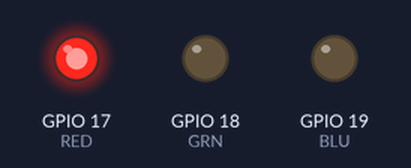
Recording of a sketch running on a simulated ESP32. On the bench: output pins drawn as LEDs (lit = HIGH).

Above: at 0.7 s.
At 2.2 s:
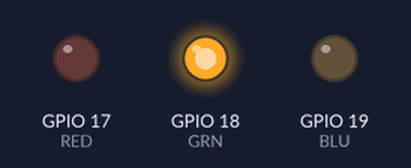
At 3.7 s:
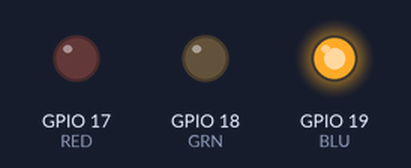
Timing chart, 0 to 5.9 s (numbered marks = the images above):
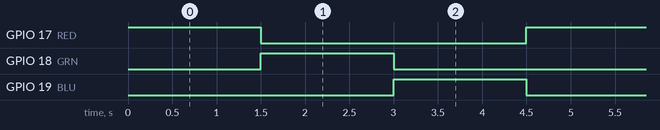

The sketch:

3.LED_Multiple_timerInterrupt.ino
```cpp
#define RED 17
#define GRN 18
#define BLU 19
#define PERIOD 15 // x100 millseconds

// ONTIME = PERIOD - OFFTIME
uint8_t count=0;
hw_timer_t *My_timer = NULL;
void IRAM_ATTR onTimer(){
  count++;
  if (count == PERIOD) {
    digitalWrite(RED, !digitalRead(RED));
    digitalWrite(GRN, !digitalRead(GRN));
    }
  if(count == PERIOD*2){
    digitalWrite(GRN, !digitalRead(GRN));
    digitalWrite(BLU, !digitalRead(BLU));
  }
  if(count == PERIOD*3){
    digitalWrite(BLU, !digitalRead(BLU));
    digitalWrite(RED, !digitalRead(RED));
    count=0;
  }
}

void setup() {
pinMode(RED, OUTPUT);
pinMode(GRN, OUTPUT);
pinMode(BLU, OUTPUT);
My_timer = timerBegin(0, 80,  true); // counter 0, prescalar = 80, count UP=true

timerAttachInterrupt(My_timer, &onTimer,true);
timerAlarmWrite(My_timer, 100000,true);
timerAlarmEnable(My_timer);
digitalWrite(RED,1);
digitalWrite(GRN,0);
digitalWrite(BLU,0);
}
void loop() {
}
```

Measured:
- by itself, GPIO 17 (RED), GPIO 18 (GRN), GPIO 19 (BLU): alternates HIGH for 1.5 s and LOW for 3.0 s
- by itself, everything shown: repeats every 4.5 s, in 3 steps
